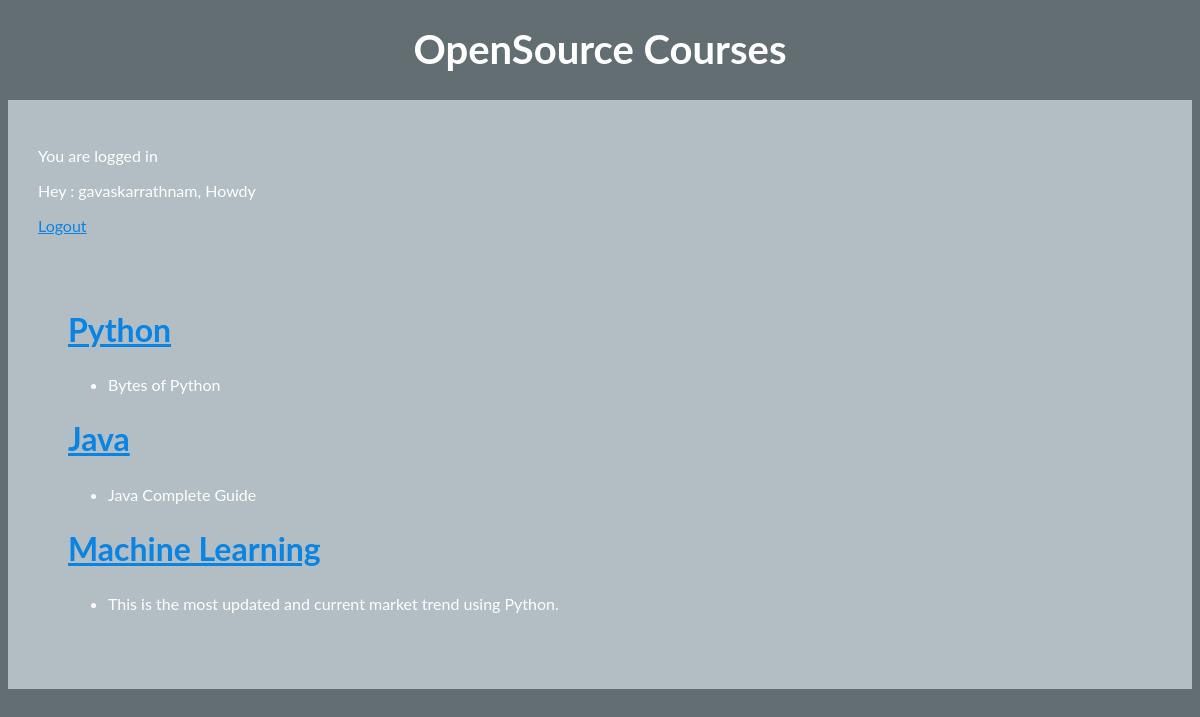
The app's page / (signed in) with its own data.
### courses/models.py (models this page shows, shortened)
class OpenSourceCourses(models.Model):
    instructor = models.ForeignKey(
        'auth.User',
        on_delete=models.CASCADE,
    )
    title = models.CharField(max_length=200)
    description = models.TextField(null=True)

### courses/views.py (the view)
# urls.py: path('', views.OpenSource.as_view(), name="opensource"),
class OpenSource(ListView):
     model = OpenSourceCourses
     template_name = 'opensource.html'

### templates/opensource.html (shortened to what this page needs)
{% extends 'base.html' %}
{% block content %}
{% if user.is_authenticated %}
<div class="container">
    {% for course in object_list %}
    <h2><a href="{% url 'coursedetail' course.pk %}">{{ course.title }}</a></h2>
    <ul>
        <li>{{ course.description }}</li>
    </ul>
    {% endfor %}
</div>
{% endif %}
{% endblock content %}

### templates/base.html (shortened to what this page needs)
<!DOCTYPE html>
{% load staticfiles %}
<html lang="en">
<head>
    <link rel="stylesheet" href="{% static 'css/basestyle.css' %}">
</head>
<body>
    <h1>OpenSource Courses</h1>
    <div class="container">
        {% if user.is_authenticated %}
        <p>You are logged in</p>
        <p>Hey : {{ user.username }}, Howdy</p>
        <p><a href="{% url 'logout' %}">Logout</a></p>
        {% else %}
        <p>You are not logged in</p>
        <p>Please <a href="{% url 'login' %}">Login</a>&nbsp;here</p>
        {% endif %}
        {%block content%}
        {%endblock content%}
    </div>
</body>
</html>

### static/css/basestyle.css (style rules this page uses)
body { background-color: #636e72; font-family: 'Lato', sans-serif; color: #FFF; }
h1 { font-size: 2.5rem; text-align: center; margin-top: 25px; }
h2 { font-size: 2rem; text-align: left; margin-top: 25px; font-color: #FFF; }
a { color: #0984e3; }
.container { margin-top: 20px; background-color: #b2bec3; padding: 30px; }

### records on screen
OpenSourceCourses: title "Python", description "Bytes of Python"
OpenSourceCourses: title "Java", description "Java Complete Guide"
OpenSourceCourses: title "Machine Learning", description "This is the most updated and current market trend using Python."

### other values on screen
{{ user.username }} "gavaskarrathnam"
